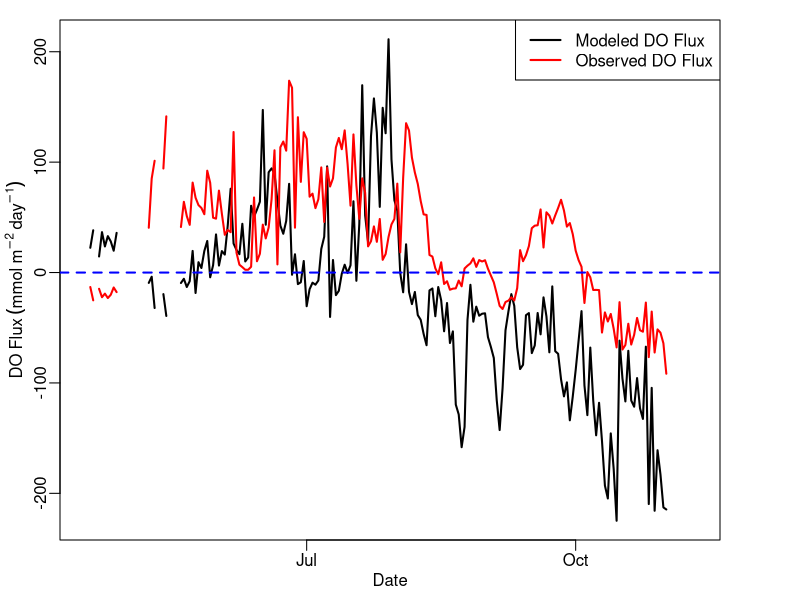
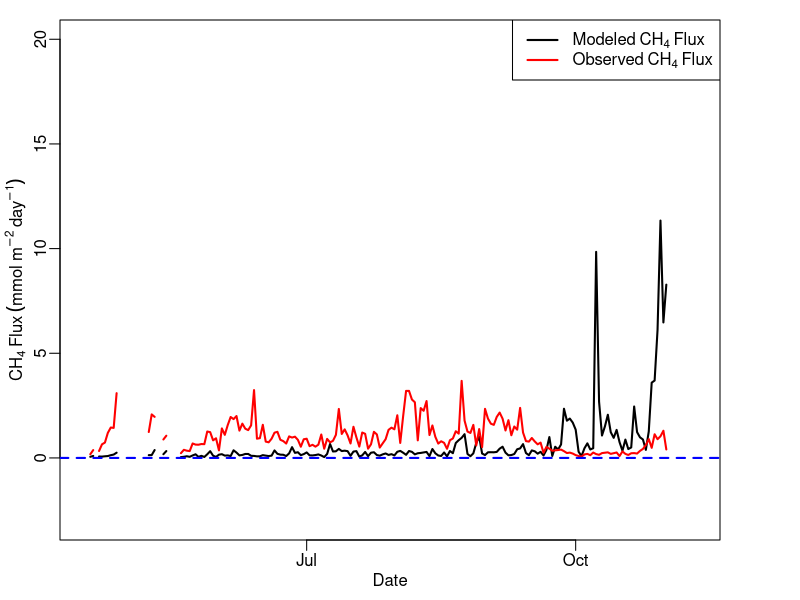
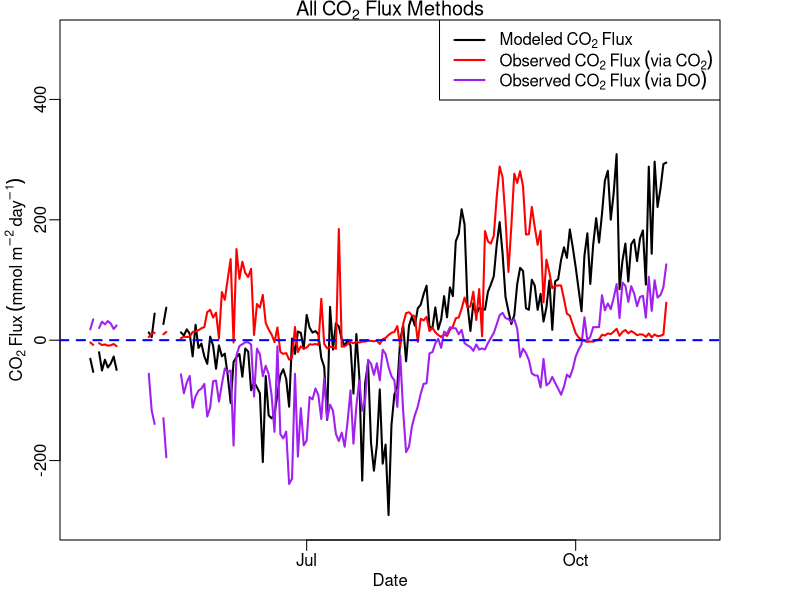
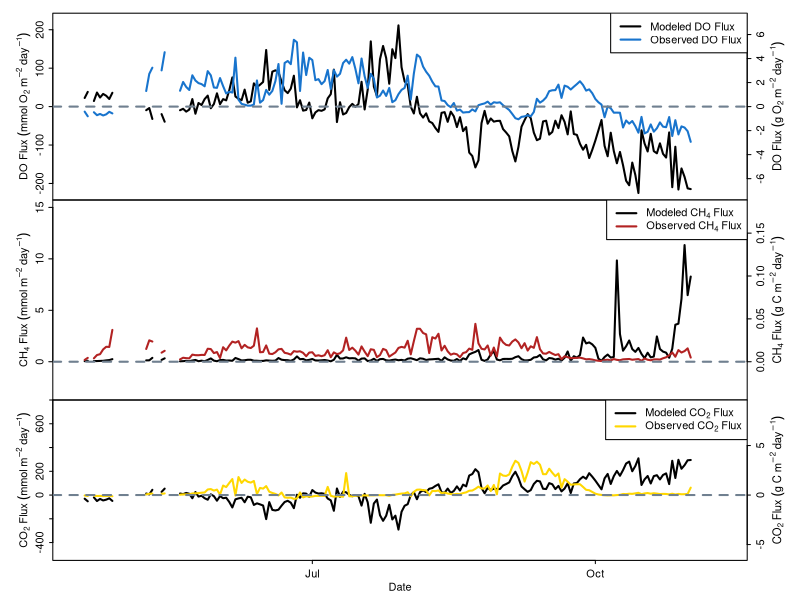
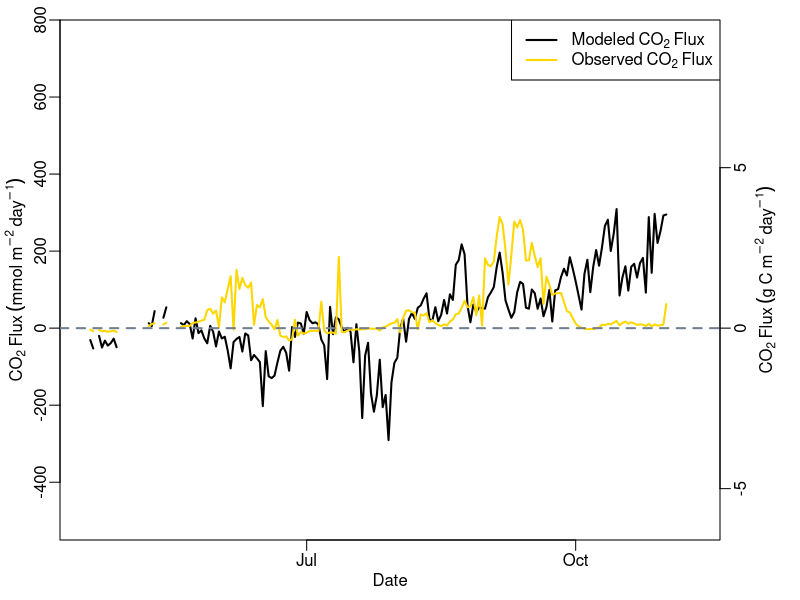

R code for these plots, in order:
#Plot Gas Flux
#7 March 2017
#JAH

setwd("~/Dropbox/GitHub Repos/GLM-Mendota/Data/")
flux<-read.csv('flux.data.csv')

############################################################
###############DISSOLVED OXYGEN FLUX########################
quartz()
par(mar=c(3,3,1,4),mgp=c(1.5,0.5,0),tck=-0.02)
plot(as.Date(flux$datetime),flux$do.flux.read.mod,type = 'l',lwd=2,ylab = expression(DO~Flux~(mmol~m^-2~day^-1)),xlab = expression(Date))
lines(as.Date(flux$datetime),flux$do.flux.read.obs,type= 'l',lwd=2,col='red')
abline(0,0,col='blue',lty=2,lwd=2)
legend('topright',c('Modeled DO Flux','Observed DO Flux'),lty = c(1,1),lwd=c(2,2),col=c('black','red'))



############################################################
#####################METHANE FLUX###########################
quartz()
par(mar=c(3,3,1,4),mgp=c(1.5,0.5,0),tck=-0.02)
plot(as.Date(flux$datetime),flux$ch4.flux.read.mod,type='l', lwd=2, ylab = expression(CH[4]~Flux~(mmol~m^-2~day^-1)),xlab = expression(Date),ylim=c(-3,20))
lines(as.Date(flux$datetime),flux$ch4.flux.read.obs,type = 'l', lwd = 2, col = 'red')
abline(0,0,col='blue',lty=2,lwd=2)
legend('topright',c(expression(Modeled~CH[4]~Flux),expression(Observed~CH[4]~Flux)),lty = c(1,1),lwd=c(2,2),col=c('black','red'))



############################################################
#####################CARBON DIOXIDE FLUX####################
quartz()
par(mar=c(3,3,1,4),mgp=c(1.5,0.5,0),tck=-0.02)
plot(as.Date(flux$datetime),flux$co2.flux.read.mod,type ='l',lwd =2,ylab = expression(CO[2]~Flux~(mmol~m^-2~day^-1)),xlab = expression(Date),ylim = c(-300,500),main=expression(All~CO[2]~Flux~Methods))
lines(as.Date(flux$datetime),flux$co2.flux.read.obs,type = 'l', lwd = 2, col = 'red')
lines(as.Date(flux$datetime),flux$co2.flux.read.obs.do,type='l',lwd=2, col='purple')
abline(0,0,col='blue',lty =2,lwd=2)
legend('topright',c(expression(Modeled~CO[2]~Flux),expression(Observed~CO[2]~Flux~(via~CO[2])),expression(Observed~CO[2]~Flux~(via~DO))),lty = c(1,1,1),lwd=c(2,2,2),col=c('black','red','purple'))



############################################################
#####################THREE PANEL PLOT#######################

#do
quartz()
par(mfrow=c(3,1),mar=c(0,4,1,4),mgp=c(1.5,0.5,0),tck=-0.02)
plot(as.Date(flux$datetime),flux$do.flux.read.mod,type = 'l',lwd=2,xlab=NA,ylab = expression(DO~Flux~(mmol~O[2]~m^-2~day^-1)),xaxt='n',ylim=c(-225,225))
lines(as.Date(flux$datetime),flux$do.flux.read.obs,type= 'l',lwd=2,col='dodgerblue3')
abline(0,0,col='slategrey',lty=2,lwd=2)

par(new=TRUE)
plot(as.Date(flux$datetime),flux$do.flux.read.mod,type = 'n',xlab=NA,ylab=NA,xaxt='n',ylim=c(-7.2,7.2),axes=FALSE)
axis(side=4,ylim=c(-7.2,7.2))
DOexp<-expression(DO~Flux~(g~O[2]~m^-2~day^-1))
mtext(side=4,line=2,DOexp,cex=0.675)
legend('topright',c('Modeled DO Flux','Observed DO Flux'),lty = c(1,1),lwd=c(2,2),col=c('black','dodgerblue3'))

#ch4
par(mar=c(0,4,0,4),mgp=c(1.5,0.5,0),tck=-0.02)
plot(as.Date(flux$datetime),flux$ch4.flux.read.mod,type='l', lwd=2, ylab = expression(CH[4]~Flux~(mmol~m^-2~day^-1)),xlab = NA,ylim=c(-3,15),xaxt='n')
lines(as.Date(flux$datetime),flux$ch4.flux.read.obs,type = 'l', lwd = 2, col = 'firebrick')
abline(0,0,col='slategrey',lty=2,lwd=2)

par(new=TRUE)
plot(as.Date(flux$datetime),flux$ch4.flux.read.mod,type='n',xlab=NA,ylab=NA,xaxt='n',axes=FALSE,ylim=c(-0.036,0.18))
axis(side=4,ylim=c(-0.036,0.18))
CH4exp<-expression(CH[4]~Flux~(g~C~m^-2~day^-1))
mtext(side=4,line=2,CH4exp,cex=0.675)
legend('topright',c(expression(Modeled~CH[4]~Flux),expression(Observed~CH[4]~Flux)),lty = c(1,1),lwd=c(2,2),col=c('black','firebrick'))

#co2
par(mar=c(3,4,0,4),mgp=c(1.5,0.5,0),tck=-0.02)
plot(as.Date(flux$datetime),flux$co2.flux.read.mod,type ='l',lwd =2,ylab = expression(CO[2]~Flux~(mmol~m^-2~day^-1)),xlab = expression(Date),ylim = c(-500,750))
lines(as.Date(flux$datetime),flux$co2.flux.read.obs,type = 'l', lwd = 2, col = 'gold1')
#lines(as.Date(flux$datetime),flux$co2.flux.read.obs.do,type='l',lwd=2, col='darkorange2')
abline(0,0,col='slategrey',lty =2,lwd=2)

par(new=TRUE)
plot(as.Date(flux$datetime),flux$co2.flux.read.mod,type ='n',xlab=NA,ylab=NA,xaxt='n',axes=FALSE,ylim=c(-6,9))
axis(side=4,ylim=c(-6,9))
CO2exp<-expression(CO[2]~Flux~(g~C~m^-2~day^-1))
mtext(side=4, line=2, CO2exp, cex=0.675)
legend('topright',c(expression(Modeled~CO[2]~Flux),expression(Observed~CO[2]~Flux)),lty = c(1,1),lwd=c(2,2),col=c('black','gold1'))





####CO2 Plot with White Background####
quartz()
par(mar=c(3,3,1,4),mgp=c(1.5,0.5,0),tck=-0.02,bg='white')
plot(as.Date(flux$datetime),flux$co2.flux.read.mod,type ='l',lwd =2,ylab = expression(CO[2]~Flux~(mmol~m^-2~day^-1)),xlab = expression(Date),ylim = c(-500,750))
lines(as.Date(flux$datetime),flux$co2.flux.read.obs,type = 'l', lwd = 2, col = 'gold1')
#lines(as.Date(flux$datetime),flux$co2.flux.read.obs.do,type='l',lwd=2, col='darkorange2')
abline(0,0,col='slategrey',lty =2,lwd=2)

par(new=TRUE)
plot(as.Date(flux$datetime),flux$co2.flux.read.mod,type ='n',xlab=NA,ylab=NA,xaxt='n',axes=FALSE,ylim=c(-6,9))
axis(side=4,ylim=c(-6,9))
CO2exp<-expression(CO[2]~Flux~(g~C~m^-2~day^-1))
mtext(side=4, line=2, CO2exp)
legend('topright',c(expression(Modeled~CO[2]~Flux),expression(Observed~CO[2]~Flux)),lty = c(1,1),lwd=c(2,2),col=c('black','gold1'))
